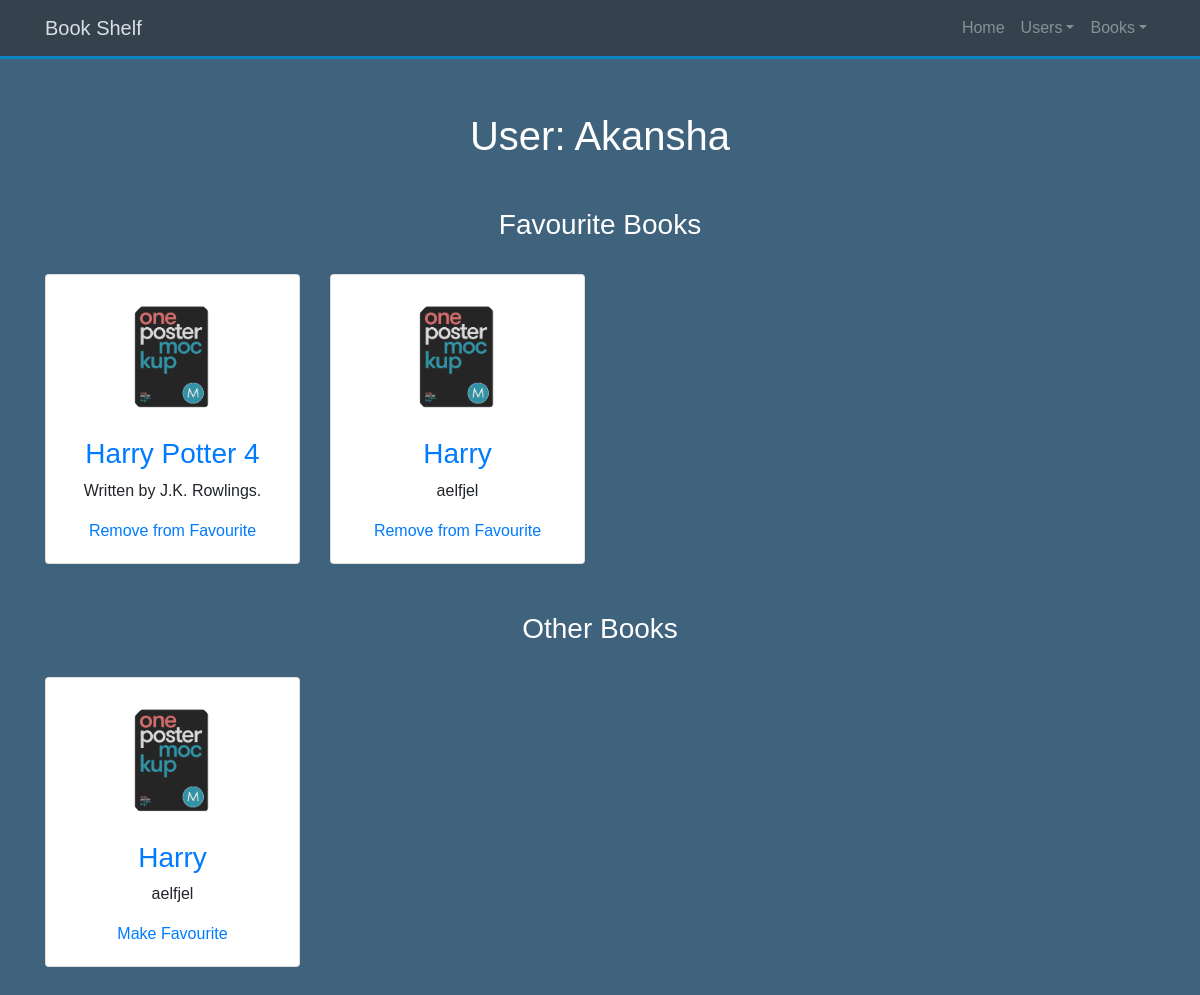
Before: /singleUser/1 with the older database file.
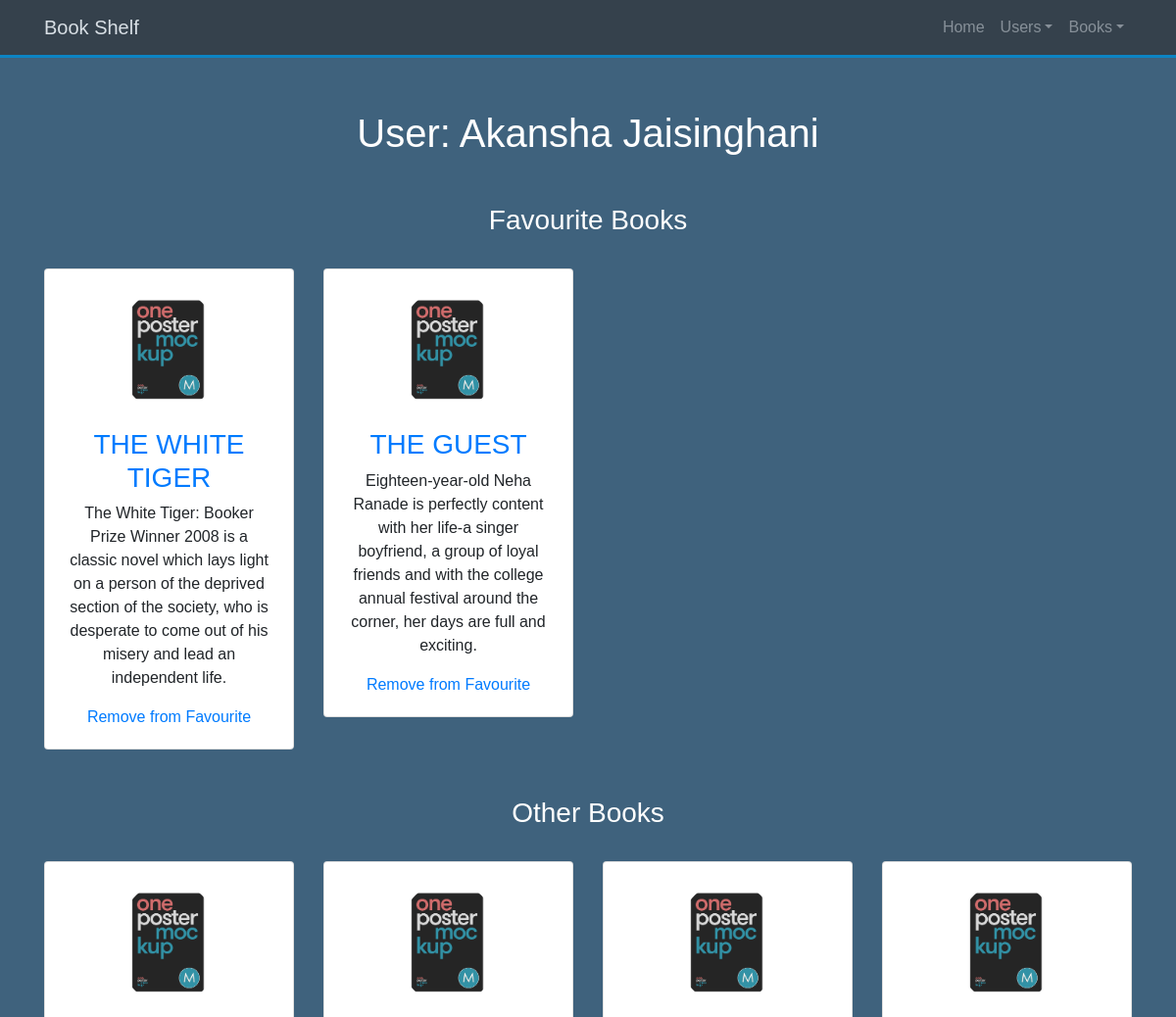
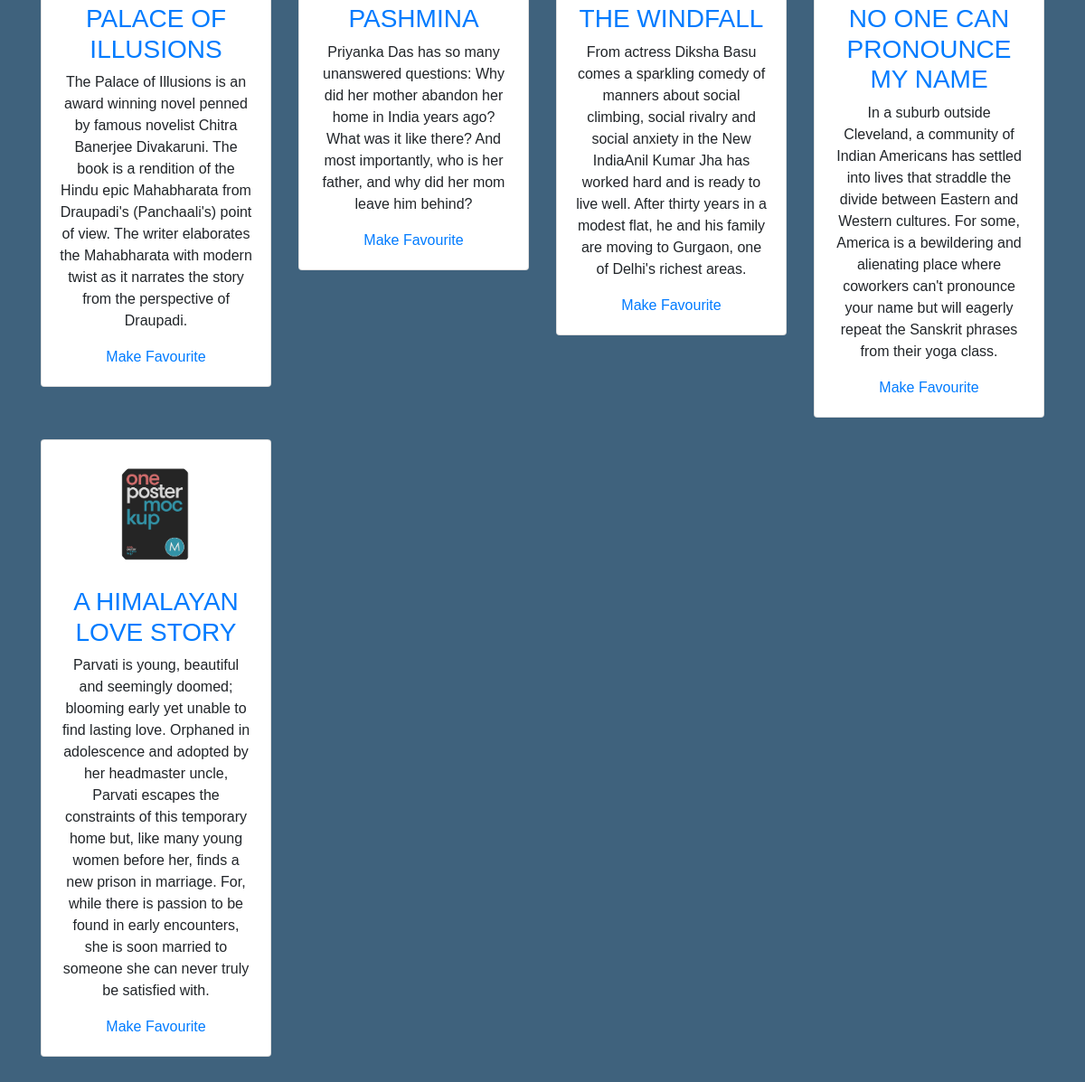
After: the same page with the newer database file (2 pictures, top to bottom).
### database_setup.py (models this page shows, shortened)
class User(Base):
    __tablename__ = 'user'
    id = Column(Integer, primary_key=True, autoincrement=True)
    name = Column(String(250), nullable=False)
    favourite_book_id = Column(String(500))

class Books(Base):
    __tablename__ = "books"
    name = Column(String(80), nullable=False)
    id = Column(Integer, primary_key=True, autoincrement=True)
    description = Column(String(250))
    img_url = Column(String(250))

### flask_app.py (the view)
@app.route("/singleUser/<int:user_id>")
def singleUser(user_id):
    DBSession = sessionmaker(bind=engine)
    session = DBSession()
    single_user = session.query(User).filter_by(id=user_id).one()
    if (single_user.favourite_book_id != None):
        book_list = single_user.favourite_book_id.split(',')
        book_list = list(map(lambda x: int(x), book_list))
        favourite_books = session.query(Books).filter(Books.id.in_(book_list)).all()
        books = session.query(Books).filter(Books.id.notin_(book_list)).all()
    else:
        favourite_books = []
        books = session.query(Books).all()
    return render_template('singleUser.html', single_user=single_user,
                           favourite_books=favourite_books, books=books)

### templates/singleUser.html (shortened to what this page needs)
{% extends 'base.html' %}
{% block search_bar %}
    <header id="home-section">
        <div class="dark-overlay">
            <div class="home-inner container">
                <header class="masthead">
                </header>
            </div>
        </div>
    </header>
{% endblock %}
{% block content %}
    <center><h1 style="color:white">User: {{ single_user.name }}</h1></center>
    <section id="authors" class="my-5 text-center">
        <h3 style="color:white">Favourite Books</h3>
    {% if favourite_books|length>0 %}
      <div class="container">
          <div class="row">
            {% for i in favourite_books %}
              <div class="col-lg-3 col-md-6 mt-4">
                <div class="card">
                  <div class="card-body">
                    <img src="{{ url_for('static', filename='img/book.png') }}" alt="" class="img-fluid rounded-circle w-50 mb-3">
                    <h3><a href = "{{url_for('viewBookById', book_id = i.id) }}">{{i.name}}</a></h3>
                    <p>{{i.description}}</p>
                      <a href="{{url_for('removeFromFavourites', user_id = single_user.id, book_id = i.id) }}">
                        Remove from Favourite
                        </a>
                  </div>
                </div>
              </div>
            {% endfor %}
          </div>
        </div>
      {% else %}
          <p style="color:white">No Records found.</p>
      {% endif %}
      </section>
    <section id="authors" class="my-5 text-center">
        <h3 style="color:white">Other Books</h3>
    {% if books|length>0 %}
      <div class="container">
          <div class="row">
            {% for i in books %}
              <div class="col-lg-3 col-md-6 mt-4">
                <div class="card">
                  <div class="card-body">
                    <img src="{{ url_for('static', filename='img/book.png') }}" alt="" class="img-fluid rounded-circle w-50 mb-3">
                    <h3><a href = "{{url_for('viewBookById', book_id = i.id) }}">{{i.name}}</a></h3>
                    <p>{{i.description}}</p>
                      <a href="{{url_for('setFavourite', user_id = single_user.id, book_id = i.id) }}">
                        Make Favourite
                        </a>
                  </div>
                </div>
              </div>
            {% endfor %}
          </div>
        </div>
      {% else %}
          <p style="color:white">No Records found.</p>
      {% endif %}
      </section>
    <br><br>
{% endblock %}

Changed rows visible on the page:
removed Books: name "Harry Potter 4", description "Written by J.K. Rowlings.", shown under "Favourite Books"
removed Books: name "Harry", description "aelfjel", shown under "Favourite Books"
removed Books: name "Harry", description "aelfjel", shown under "Other Books"
changed User: name "Akansha" → "Akansha Jaisinghani"
added Books: name "THE WHITE TIGER", description "The White Tiger: Booker Prize Winner 2008 is a classic novel which lays light on a person of the deprived section of the society, who is desperate to come out of his misery and lead an independent life.", shown under "Favourite Books"
added Books: name "THE GUEST", description "Eighteen-year-old Neha Ranade is perfectly content with her life-a singer boyfriend, a group of loyal friends and with the college annual festival around the corner, her days are full and exciting.", shown under "Favourite Books"
added Books: name "PALACE OF ILLUSIONS", description "The Palace of Illusions is an award winning novel penned by famous novelist Chitra Banerjee Divakaruni. The book is a rendition of the Hindu epic Mahabharata from Draupadi's (Panchaali's) point of view. The writer elaborates the Mahabharata with modern twist as it narrates the story from the perspective of Draupadi.", shown under "Other Books"
added Books: name "PASHMINA", description "Priyanka Das has so many unanswered questions: Why did her mother abandon her home in India years ago? What was it like there? And most importantly, who is her father, and why did her mom leave him behind?", shown under "Other Books"
added Books: name "THE WINDFALL", description "From actress Diksha Basu comes a sparkling comedy of manners about social climbing, social rivalry and social anxiety in the New IndiaAnil Kumar Jha has worked hard and is ready to live well. After thirty years in a modest flat, he and his family are moving to Gurgaon, one of Delhi's richest areas.", shown under "Other Books"
added Books: name "NO ONE CAN PRONOUNCE MY NAME", description "In a suburb outside Cleveland, a community of Indian Americans has settled into lives that straddle the divide between Eastern and Western cultures. For some, America is a bewildering and alienating place where coworkers can't pronounce your name but will eagerly repeat the Sanskrit phrases from their yoga class.", shown under "Other Books"
added Books: name "A HIMALAYAN LOVE STORY", description "Parvati is young, beautiful and seemingly doomed; blooming early yet unable to find lasting love. Orphaned in adolescence and adopted by her headmaster uncle, Parvati escapes the constraints of this temporary home but, like many young women before her, finds a new prison in marriage. For, while there is passion to be found in early encounters, she is soon married to someone she can never truly be satisfied with.", shown under "Other Books"
